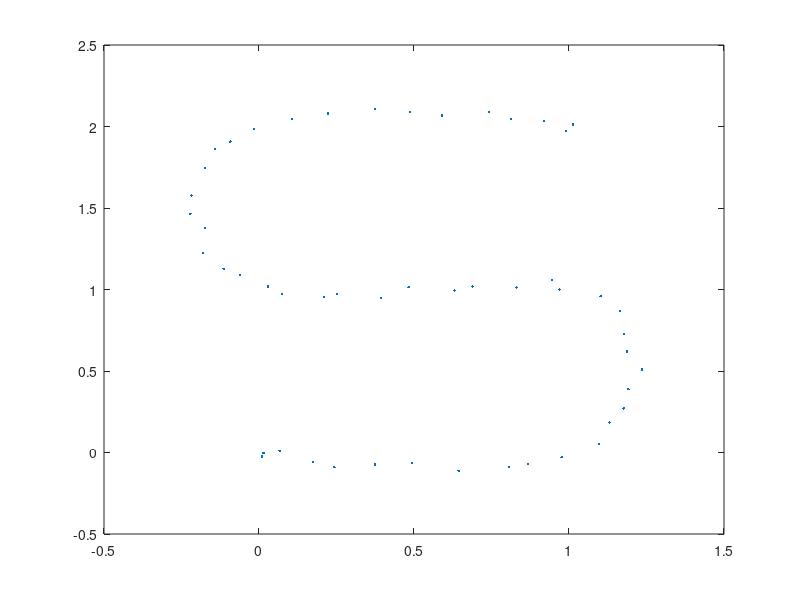

Source code (MATLAB):
clear all
close all

t = [0 1 2 3 4 5];
points = [0 0; 1 0; 1 1; 0 1; 0 2; 1 2];
x = points(:,1);
y = points(:,2);

tq = 0:0.1:5;
slope0 = 0;
slopeF = 0;
xq = spline(t,[slope0; x; slopeF],tq);
yq = spline(t,[slope0; y; slopeF],tq);

x_noise = -0.035+0.07*rand(1,size(xq,2))
y_noise = -0.035+0.07*rand(1,size(xq,2))

xqn = xq+x_noise
yqn = yq+y_noise

figure()
plot(xqn,yqn, '.');


% 
% figure;
% plot(t,y,'o',tq,yq,':.');
% axis([-0.5 5.5 -0.5 2.5]);
% title('y vs. t');
% 
% figure()
% plot(xq,yq);
% axis([-0.5 1.5 -0.5 2.5]);
 
% figure()
% x = linspace(0,2*pi,100);
% noisy_y = cos(x) + .2*(rand(size(x))-.5);
% plot(x,noisy_y,'x')
% axis([-1 7 -1.2 1.2])
% 
% figure()
% spl2 = spap2(4, 4, x, noisy_y);
% fnplt(spl2,'b',2);
% axis([-1 7 -1.2 1.2])
% hold on
% plot(x,noisy_y,'x')
% hold off
% 
% figure()
% x = linspace(0,10,101);
% y = exp(x);
% sp0 = spap2( augknt(0:2:10,4), 4, x, y );
% sp1 = spap2( newknt(sp0), 4, x, y );
% plot(x,y-fnval(sp0,x),'k','LineWidth',2)
